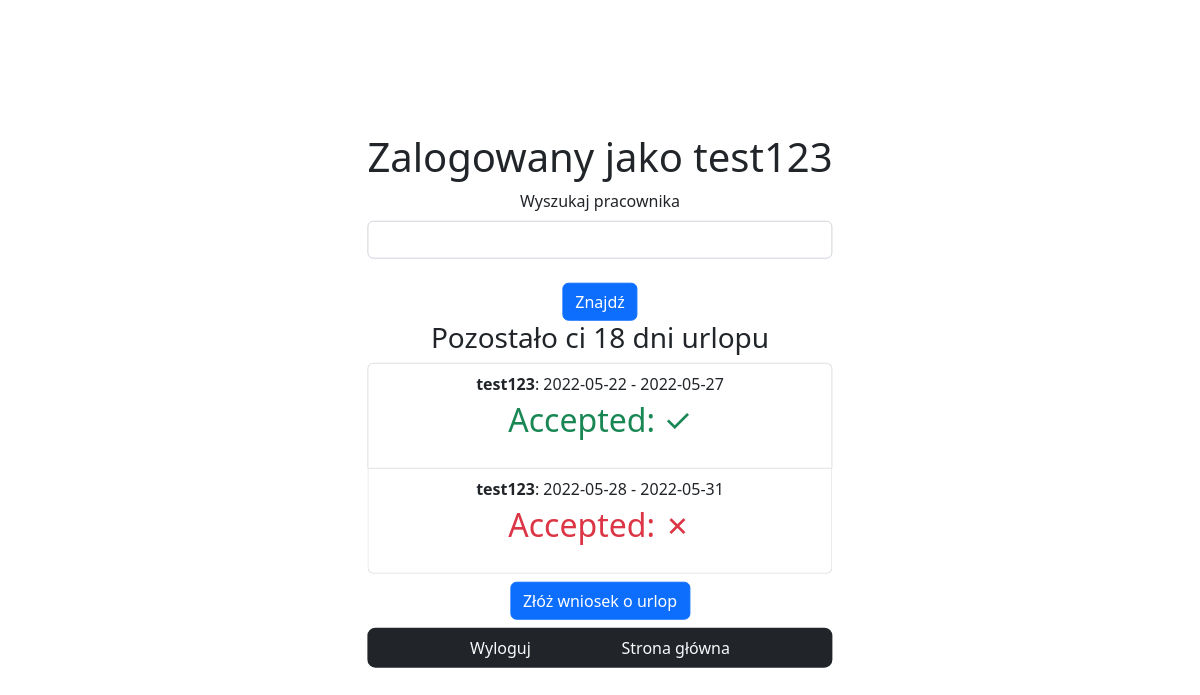
Page /leave/test123 (signed in) on the earlier database version.
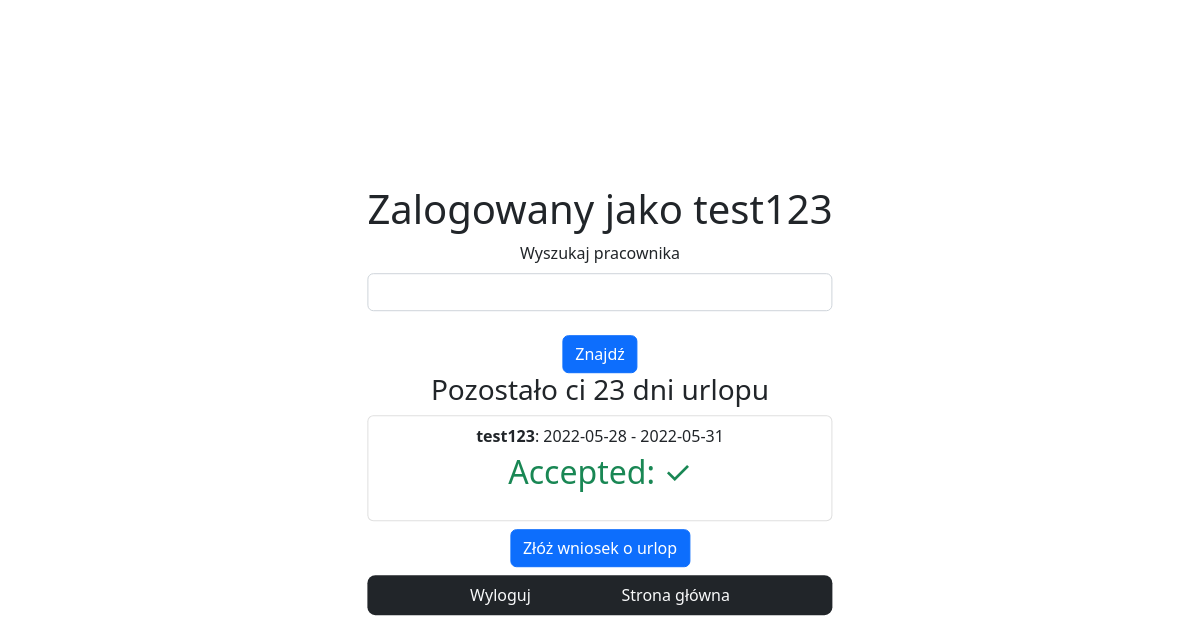
Same page on the later database version.
### urlop/models.py (models this page shows, shortened)
class User(db.Model, UserMixin):
    id = db.Column(db.Integer, primary_key=True)
    username = db.Column(db.String(30), unique=True, nullable=False)
    email = db.Column(db.String(40), unique=True, nullable=False)
    role = db.Column(db.String(20), default='user')
    password = db.Column(db.String(60), nullable=False)
    leave = db.relationship('Leave', backref='user', lazy=True)
    days_left = db.Column(db.Integer, default=26)

class Leave(db.Model, UserMixin):
    id = db.Column(db.Integer, primary_key=True)
    start_day = db.Column(db.DateTime, nullable=False)
    end_day = db.Column(db.DateTime, nullable=False)
    accepted = db.Column(db.Boolean, unique=False, default=False)
    user_id = db.Column(db.Integer, db.ForeignKey('user.id'), nullable=False)

### urlop/routes.py (the view, shortened to what this page needs)
@app.route('/leave/<string:name>', methods=['POST', 'GET'])
def leave(name):
    form = LeaveForm()
    form_search = SearchForm()
    user = User.query.filter_by(username=name).first_or_404()
    if current_user.role == 'Admin':
        leaves = Leave.query.all()
    else:
        leaves = User.query.filter_by(username=current_user.username).first().leave
    return render_template('leave.html', form=form, form_search=form_search, leaves=leaves, title=name)

### urlop/forms.py (shortened to what this page needs)
class LeaveForm(FlaskForm):
    start_date = DateField('Początek urlopu', validators=[DataRequired()])
    end_date = DateField('Koniec urlopu', validators=[DataRequired()])
    display_days_errors = StringField('')
    submit = SubmitField('Wyślij urlop')

class SearchForm(FlaskForm):
    searchText = StringField('Wyszukaj pracownika')
    submit = SubmitField('Znajdź')

### urlop/models.py (called while the page is built)
@login_manager.user_loader
def load_user(user_id):
    return User.query.get(int(user_id))

### urlop/templates/leave.html (shortened to what this page needs)
{% extends 'base.html' %}
{% block content %}
    <h1>Zalogowany jako {{ current_user.username }}</h1>
    <form method="POST" action="">
            {{ form_search.searchText.label(class="form-label") }}
            {{ form_search.searchText(class="form-control") }}
            <br>
            {{ form_search.submit(class="btn btn-primary") }}
    </form>
    <h3>Pozostało ci {{ current_user.days_left }} dni urlopu</h3>
    <div class="list-group">
        {% for leave in leaves %}
            <div class="list-group-item">
                <h7 class="fw-bolder">{{leave.user.username}}</h7>: {{ leave.start_day.date() }} - {{ leave.end_day.date() }}
                {% if current_user.role == 'Admin' %}
                    <p>
                    Accepted:
                        {% if leave.accepted %}
                        <a href="{{url_for('change_accept', leave_id=leave.id)}}" class="text-success  text-decoration-none">
                        ✓
                        </a>
                        {% else %}
                        <a href="{{url_for('change_accept', leave_id=leave.id)}}" class="text-danger text-decoration-none">
                        ✗
                        </a>
                    {% endif %}
                    </p>
                    <button type="button" class="btn btn-danger">
                        <a href="{{url_for('delete_leave', leave_id=leave.id)}}" class="link-light text-decoration-none">
                            Usuń
                        </a>
                    </button>
                {% else %}
                    {% if leave.accepted %}
                        <p class="fs-2 text-success">Accepted: ✓  </p>
                    {% else %}
                        <p class="fs-2 text-danger">Accepted: ✗ </p>
                    {% endif %}
                {% endif %}
            </div>
        {% endfor %}
    </div>
    <button type="button" class="btn btn-primary m-2" data-bs-toggle="modal" data-bs-target="#sendModal">
        Złóż wniosek o urlop
    </button>
    <nav class="navbar navbar-dark bg-dark rounded-3">
        <div class="container-sm d-flex justify-content-evenly">
            {% if current_user.is_authenticated %}
                    <a href="{{url_for('logout')}}" class="link-light text-decoration-none">Wyloguj</a>
                    <a href="{{url_for('index')}}" class="link-light text-decoration-none">Strona główna</a>
                {% else %}
                <a href="{{url_for('login')}}" class="link-light text-decoration-none">Zaloguj się</a>
                <a href="{{url_for('index')}}" class="link-light text-decoration-none">Strona główna</a>
            {% endif %}
        </div>
    </nav>
{% endblock content %}

### urlop/templates/base.html (shortened to what this page needs)
<!DOCTYPE html>
<html lang="en">
<head>
    <link href="https://cdn.jsdelivr.net/npm/bootstrap@5.2.0-beta1/dist/css/bootstrap.min.css" rel="stylesheet">
</head>
<body>
    <div class=".container position-absolute top-50 start-50 translate-middle text-center mh-100 mt-">
        {% block content %}
        {% endblock %}
    </div>
</body>
</html>

Differences in the rows shown:
removed Leave: user.username "test123", start_day "2022-05-22", end_day "2022-05-27", accepted "Accepted: ✓"
changed User "test123": days_left "18" → "23"
changed Leave "test123": accepted "Accepted: ✗" → "Accepted: ✓"
